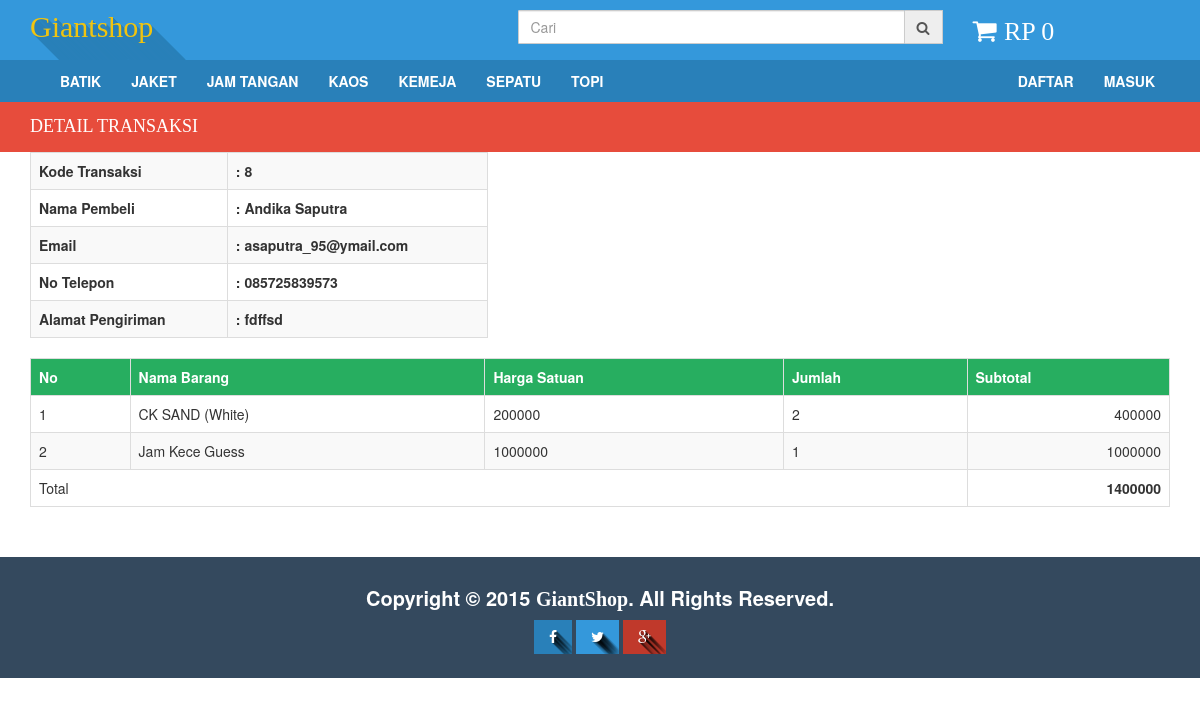
Page /detail.php?kd=8 on the committed database.
### tables this page shows
CREATE TABLE IF NOT EXISTS `jenis` (
  `kdjenis` char(5) NOT NULL,
  `nmjenis` varchar(25) NOT NULL
);

CREATE TABLE IF NOT EXISTS `trx` (
`kdtrx` int(5) NOT NULL,
  `tgltrx` date NOT NULL,
  `tglkirim` date DEFAULT NULL,
  `email` varchar(50) NOT NULL,
  `alamat` text NOT NULL,
  `idstatus` int(1) NOT NULL
);

CREATE TABLE IF NOT EXISTS `user` (
  `email` varchar(50) NOT NULL,
  `password` varchar(50) NOT NULL,
  `nama` varchar(50) NOT NULL,
  `notelp` varchar(15) NOT NULL,
  `alamat` text NOT NULL
);

### detail.php (the view)
<?php
require_once 'assets/php/header.php';
?>
<div class="kategori">
	<div class="title">
		<div class="container">
			<h4>detail transaksi</h4>
		</div>
	</div>
	<div class="container">
		<div class="row">
			<div class="col-xs-12">
			<?php
			if(isset($_GET['kd'])){
				$q = "SELECT nama, T.email, notelp, T.alamat FROM user U JOIN trx T ON U.email=T.email WHERE kdtrx='$_GET[kd]'";
				$sql = mysql_query($q);
				$r = mysql_fetch_array($sql);?>
				<div class="row">
					<div class="col-md-5 col-sm-6">
						<table align='left' class="table data table-striped table-bordered">
							<tr>
								<td>Kode Transaksi</td>
								<td>: <?php echo $_GET['kd']; ?></td>
							</tr>
							<tr>
								<td>Nama Pembeli</td>
								<td>: <?php echo $r[0]; ?></td>
							</tr>
							<tr>
								<td>Email</td>
								<td>: <?php echo $r[1]; ?></td>
							</tr>
							<tr>
								<td>No Telepon</td>
								<td>: <?php echo $r[2]; ?></td>
							</tr>
							<tr>
								<td>Alamat Pengiriman</td>
								<td>: <?php echo $r[3]; ?></td>
							</tr>
						</table>
					</div>
				</div>
				<table class="table table-striped table-bordered ijo">
					<tr>
						<th>No</th>
						<th>Nama Barang</th>
						<th>Harga Satuan</th>
						<th>Jumlah</th>
						<th>Subtotal</th>
					</tr>
				<?php
				$no=1;
				$q = "SELECT nmbarang, B.harga, jml, subtotal FROM detailtrx T JOIN barang B ON B.kdbarang=T.kdbarang WHERE kdtrx='$_GET[kd]'";
				$sql = mysql_query($q);
				while($res = mysql_fetch_array($sql)){?>
				<tr>
					<td><?php echo $no++; ?></td>
					<td><?php echo $res[0]; ?></td>
					<td><?php echo $res[1]; ?></td>
					<td><?php echo $res[2]; ?></td>
					<td align=right><?php echo $res[3]; ?></td>
				</tr>
			<?php
				}
			?>
				<tr>
					<td colspan=4>Total</td>
					<?php $tot = mysql_fetch_array(mysql_query("SELECT SUM(subtotal) FROM detailtrx WHERE kdtrx='$_GET[kd]'")) ?>
					<td align=right><strong><?php echo $tot[0]; ?></strong></td>
				</tr>
				</table>
			<?php
			}
			?>
			</div>
		</div>
	</div>
</div>
<?php
require_once 'assets/php/footer.php';
?>

### assets/php/header.php (shortened to what this page needs)
<!DOCTYPE html>
<html lang="id">
	<head>
	    <link rel="stylesheet" type="text/css" href="assets/css/font-awesome.min.css" />
	    <link rel="stylesheet" type="text/css" href="assets/css/bootstrap.css" />
	    <link rel="stylesheet" type="text/css" href="assets/css/front.css" />
	</head>
	<body>
		<header class="header">
			<div class="container">
				<div class="row">
					<div class="col-md-4">
						<a href="index.php"><h1 class="webtitle">Giantshop</h1></a>
					</div>
					<div class="col-md-7 col-md-offset-1">
						<div class="row">
							<div class="col-xs-8">
								<form method="get" action="search.php">
									<div class="input-group">
  										<input type="search" name="q" placeholder="Cari" class="form-control">
  										<span class="input-group-addon"><i class="fa fa-search"></i></span>
									</div>
								</form>
							</div>
							<div class="col-xs-4 cart">
								<span class="fa fa-shopping-cart"></span>
								<a href="shopcart.php">rp <?php echo $_SESSION['total']; ?></a>
							</div>
						</div>
					</div>
				</div>
			</div>
		</header>
		<nav class="navbar navbar-default" role="navigation">
            <div class="container">
                <div class="collapse navbar-collapse" id="bs-example-navbar-collapse-1">
                    <ul class="nav navbar-nav">
			<?php
			$qk = "SELECT * FROM `jenis` ORDER BY nmjenis ASC";
			$sqlk = mysql_query($qk);
			while($resk = mysql_fetch_array($sqlk)){ ?>
                        <li><a href="kategori.php?k=<?php echo $resk[0] ?>"><?php echo $resk[1] ?></a></li>
			<?php
			}
			?>
                    </ul>
                    <ul class="nav navbar-nav navbar-right">
                        <?php
                        if(!isset($_SESSION['loginNama'])){ ?>
                        <li><a href="" data-toggle="modal" data-target="#daftar">Daftar</a></li>
                        <li><a href="" data-toggle="modal" data-target="#masuk">Masuk</a></li>
                        <?php
                        }else {  ?>
                        <li><a href="profile.php"><strong><?php echo $_SESSION['loginNama'] ?></strong></a></li>
                        <li><a href="logout.php" onclick="return confirm('Anda yakin mau keluar?')">Keluar</a></li>
                        <?php
                        }
                        ?>
                    </ul>
                </div>
            </div>
        </nav>

### assets/css/front.css (style rules this page uses)
.header { width: 100%; padding: 10px 0; background-color: #3498db; overflow: hidden; }
.header .webtitle { margin: 0; font-family: Lobster; color: #f1c40f; font-size: 30px; }
.header .webtitle { text-shadow:1px 1px #2980b9, 2px 2px #2980b9, 3px 3px #2980b9, 4px 4px #2980b9, 5px 5px #2980b9, 6px 6px #2980b9, 7px 7px #2980b9, 8px 8px #2980b9, 9px 9px #2980b9, 10px 10px #2980b9, 11px 11px #2980b9, 12px 12px #2980b9, 13px 13px #2980b9, 14px 14px #2980b9, 15px 15px #2980b9, 16px 16px #2980b9, 17px 17px #2980b9, 18px 18px #2980b9, 19px 19px #2980b9, 20px 20px #2980b9, 21px 21px #2980b9, 22px 22px #2980b9, 23px 23px #2980b9, 24px 24px #2980b9, 25px 25px #2980b9, 26px 26px #2980b9, 27px 27px #2980b9, 28px 28px #2980b9, 29px 29px #2980b9, 30px 30px #2980b9, 31px 31px #2980b9, 32px 32px #2980b9, 33px 33px #2980b9, 34px 34px #2980b9, 35px 35px #2980b9; }
.cart { font-size: 26px; color: #fff; }
.cart a { font-family: Langdon; text-transform: uppercase; color: #fff; }
.terbaru, .kategori, .shopcart { padding-bottom: 30px; }
.terbaru .title h4, .kategori .title h4, .shopcart .title h4 { color: #fff; text-transform: uppercase; font-family: Langdon; margin: 0; }
.kategori .title, .shopcart .title { background-color: #e74c3c; width: 100%; padding: 15px 0; }
table.data { font-weight: bold; }
table.ijo th { background-color: #27ae60; color: #fff; }

### rows in the picture
jenis: nmjenis "BATIK"
jenis: nmjenis "JAKET"
jenis: nmjenis "JAM TANGAN"
jenis: nmjenis "KAOS"
jenis: nmjenis "KEMEJA"
jenis: nmjenis "SEPATU"
jenis: nmjenis "TOPI"
trx: email.nama "Andika Saputra", email "asaputra_95@ymail.com", email.notelp "085725839573", alamat "fdffsd"

### other values in the picture
$_SESSION['total'] "0"
$_GET['kd'] "8"
$res[0] "CK SAND (White)"
$res[1] "200000"
$res[2] "2"
$res[3] "400000"
$res[0] "Jam Kece Guess"
$res[1] "1000000"
$res[2] "1"
$res[3] "1000000"
$tot[0] "1400000"
